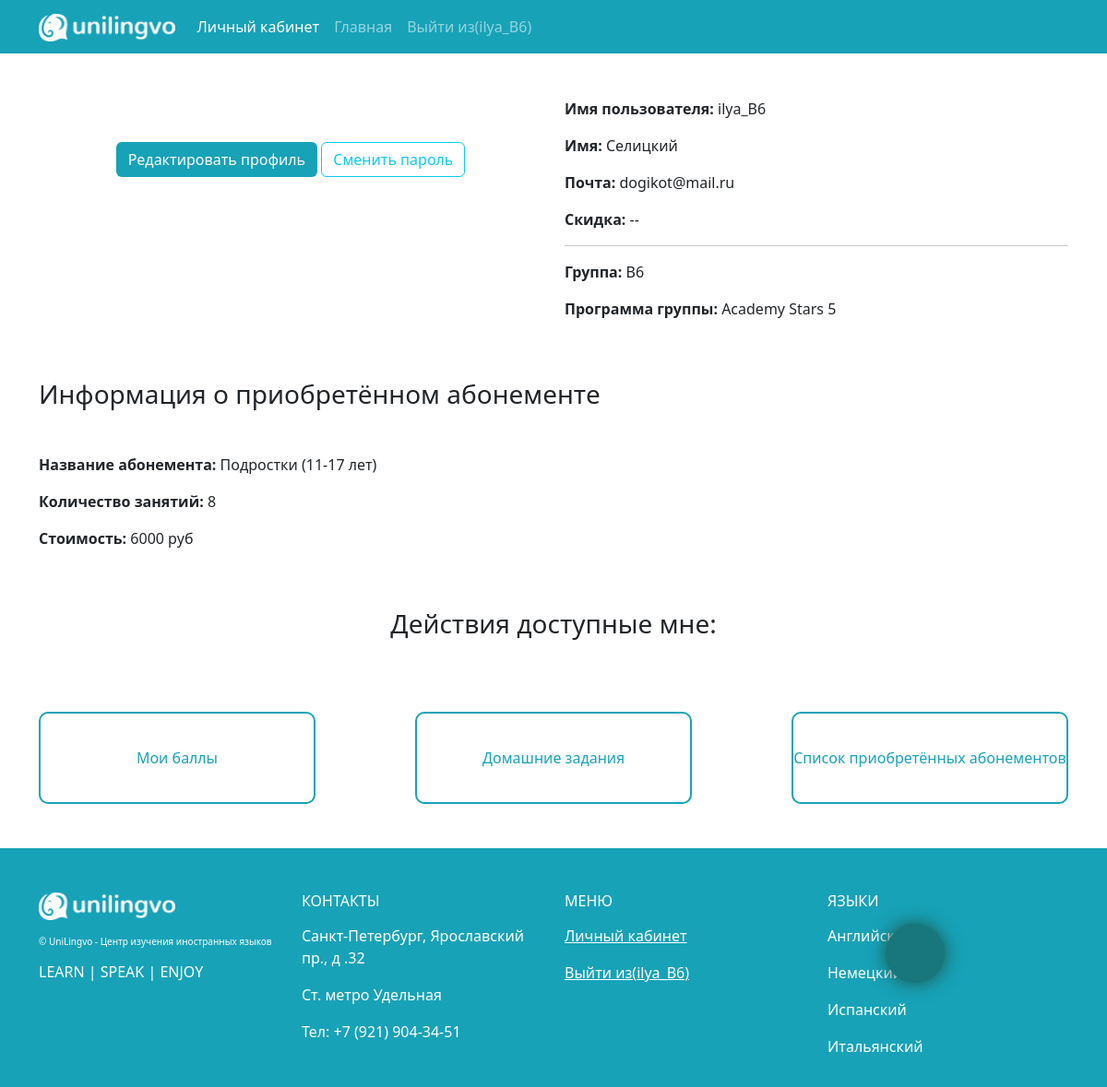
The page /profiles/personal-area/ (signed in) on the database as committed earlier.
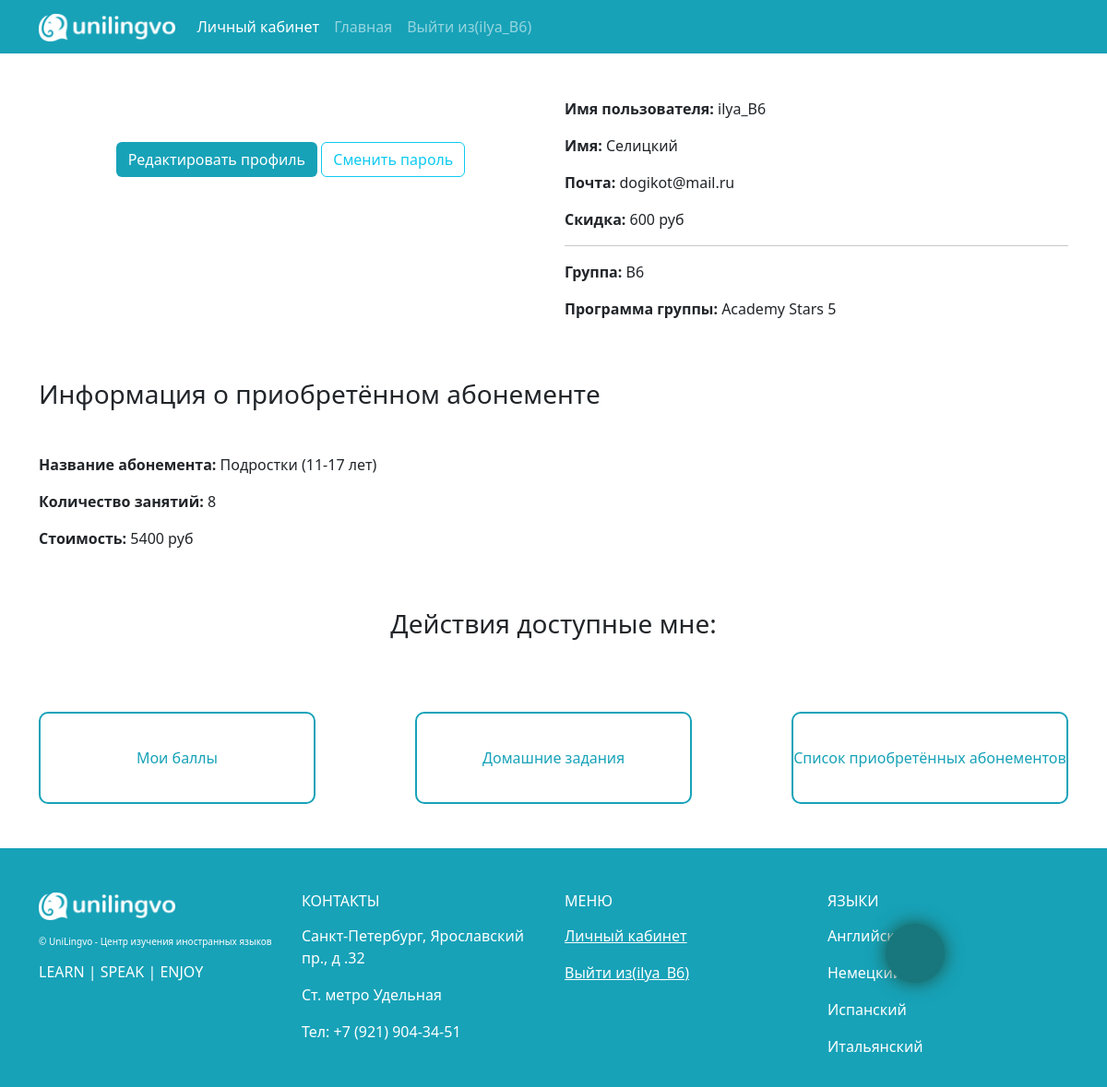
The same page on the database as committed later.
### app_profiles/models.py (models this page shows, shortened)
class Student(User):
    photo      = models.ImageField(upload_to = get_file_path, verbose_name="Фотография", blank = True)
    group      = models.ForeignKey(LearingGroup, on_delete=models.CASCADE, verbose_name="Группа")
    date_born   = models.DateField(verbose_name="Дата рождения", blank=True, null=True)
    discount  = models.ForeignKey("app_abonements.Discount", on_delete=models.RESTRICT, verbose_name="Скидка", blank=True, null=True)
    class Meta:
        verbose_name = "Ученик"
        verbose_name_plural = "Ученики"

### app_lancen/models.py (models this page shows, shortened)
class LearingGroup(models.Model):
    name = models.CharField(verbose_name='Название группы', max_length=255)
    level = models.CharField(verbose_name='Уровень', max_length=255)
    description = models.TextField(verbose_name="Описание (программа обучения и пр.)")
    class Meta:
        verbose_name = "Учебная группа"
        verbose_name_plural = "Учебные группы"
        db_table = "learning_group"

### app_abonements/models.py (models this page shows)
class Discount(models.Model):
    discount = models.IntegerField("Значение скидки")
    value = models.CharField("Величина", choices=discount_CHOICES, max_length=255)
    class Meta:
        verbose_name = "Значение скидоки"
        verbose_name_plural = "Значения скидок"
    def __str__(self):
        return f"{self.discount} {self.value}"

### app_profiles/views.py (the view)
# urls.py: path('personal-area/', PersonalArea.as_view(), name='personal_area'),
class PersonalArea(DataMixin, LoginRequiredMixin, TemplateView):
    login_url = reverse_lazy('profiles:login')
    template_name = 'app_profiles/personal-area.html'
    def get_context_data(self, **kwargs):
        context = super().get_context_data(**kwargs)
        data_mixin_context = self.get_user_context(title = "Личный кабинет", test = "test")
        if self.request.user.groups.filter(name='teacher').exists():
            context["techer_user"] = Teacher.objects.get(id = self.request.user.id)
        if self.request.user.groups.filter(name='student').exists():
            context["student_user"] = Student.objects.get(id = self.request.user.id)
        return dict(list(context.items()) + list(data_mixin_context.items()))

### app_lancen/utils.py (called while the page is built)
def get_student(id):
    try:
        return Student.objects.get(pk = id)
    except:
        return False

    def get_user_context(self, **kwargs):
        context = kwargs
        modern_menu = menu.copy()
        if  self.request.user.is_authenticated:
            modern_menu.append({'title' : "Личный кабинет" , 'link' : 'profiles:personal_area'})
        if self.request.user.groups.filter(name='teacher').exists():
            context["pers_area_items"] = teacher_pers_area_items
        if self.request.user.groups.filter(name='student').exists():
            context["pers_area_items"] = student_pers_area_items
        if self.request.user.is_superuser:
            context["pers_area_items"] = admin_pers_area_items
        context['menu'] = modern_menu
        context["recall_form"] = RecallForm
        context['contact_form'] = ContactForm
        return context

### app_profiles/templatetags/app_profiles_tags.py (called while the page is built)
@register.simple_tag()
def teacher_or_student(user_id):
    if get_student(user_id):
        return "student"
    elif get_teacher(user_id):
        return "teacher"
    else:
        return False

### templates/app_profiles/personal-area.html (shortened to what this page needs)
{% extends 'base.html' %}
{% load bootstrap5 %}
{% load static %}
{% load app_profiles_tags %}
{% block other_css %}
<link rel="stylesheet" href="{% static 'app_profiles/css/profile.css' %}">
{% endblock other_css %}
{% block content %}
<section>
    {%  teacher_or_student request.user.id as role_user %}
    {% if role_user == "student" %} {% student_profile request.user.id %}{% endif %}
</section>
<section class = "pt-5 pb-5">
    <h3 class = "text-center">Действия доступные мне:</h3>
    <div class="d-flex justify-content-lg-between justify-content-center flex-wrap mt-5">
        {% for item in pers_area_items  %}
            <a class = "control_panel_link" href="{% url item.link %}">{{item.title}}</a>
        {% endfor %}
    </div>
</section>
{% endblock content %}

### templates/templatetags/app_profiles/student_profile.html (shortened to what this page needs)
{% load static %}
<div class="row pt-5 pb-5">
    <div class="col-lg-6 align-items-center">
        <div class="mt-5 text-center">
            <a class = "btn my_bg_info text-white" href="{% url 'profiles:edit_student' student.id %}"> Редактировать профиль</a>
            <a class = "btn btn-outline-info" href="{% url 'profiles:change_password' %}">Сменить пароль</a>
        </div>
    </div>
    <div class="col-lg-6">
        <p><b>Имя пользователя:</b> {{student.username}}</p>
        <p><b>Имя:</b> {{student.last_name}}</p>
        <p><b>Почта:</b> {% if student.email %} {{student.email}} {% else %} -- {% endif %} </p>
        <p><b>Скидка:</b> {% if student.discount %} {{student.discount}} {% else %} -- {% endif %}</p>
        <hr>
        <p><b>Группа:</b> {{student.group.name}}</p>
        <p><b>Программа группы:</b> {{student.group.description}}</p>
    </div>
</div>
{% if abonement_info %}
    <div class="abonement_info">
        <h3>Информация о приобретённом абонементе</h3>
        <div class="info_block mt-5">
            <p><b>Название абонемента:</b>  {{ abonement_info.abonement.name}} </p>
            <p><b>Количество занятий:</b> {{ abonement_info.abonement.amount_lesson}}</p>
            <p><b>Стоимость:</b> <span class="result"></span> </p>
        </div>
    </div>
{% endif %}

Rows that differ between the two databases and show on the page:
changed Student "Academy Stars 5": discount (not shown) → "600 руб"
Other text that changed with them:
text written by a page script: "6000 руб" → "5400 руб"
